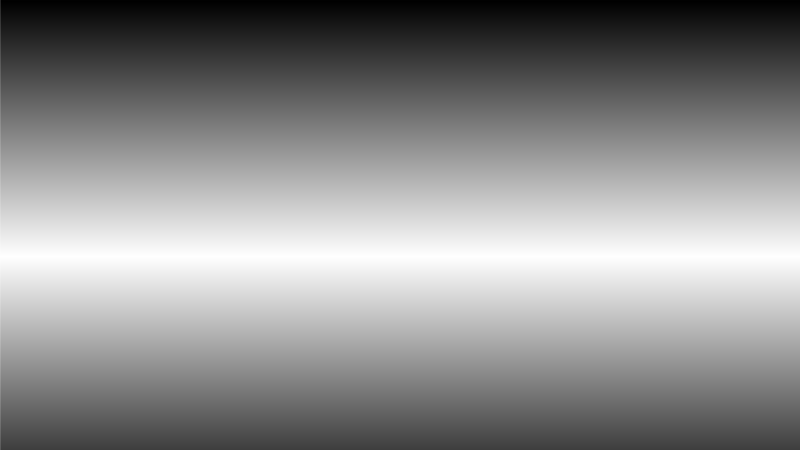
Frame 1 (no input)
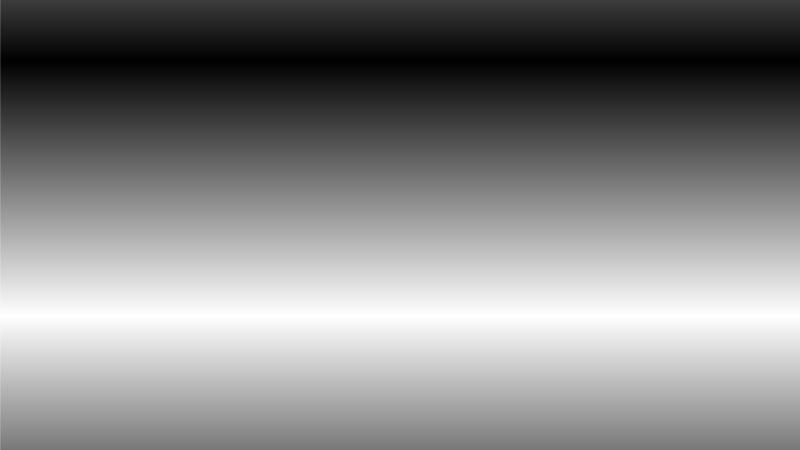
Frame 60 (the mouse pressed at the canvas centre just before this capture)
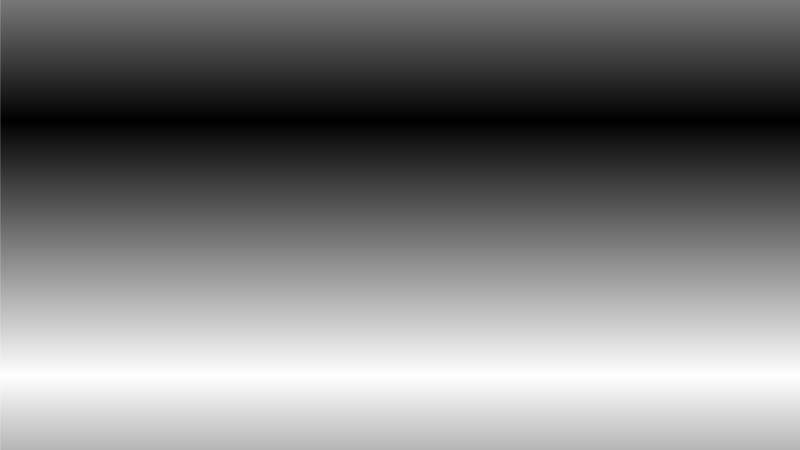
Frame 120 (the mouse held since frame 60 and released just before this capture)

The Processing sketch that drew these frames (run headless with seeded random() and noise(); from frame 60 on, the mouse is pressed at the canvas centre):

// Processing sketch: processing_47127
// ── processing_47127.pde

ScanLine[] scanLines;
ScanLine scanLine;

void setup() {
  scanLines = new ScanLine[1];
  scanLine = new ScanLine(0);
  scanLines[0] = scanLine;
  size (800, 450);
}

void draw() {
  int lineGray;
  scanLines[0].scanLinePosition = scanLines[0].scanLinePosition + 1;
 if (scanLines[0].scanLinePosition > height) scanLines[0].scanLinePosition = 0;
  background(255); 
   
    for (int i = 0 ; i < height; i++) {
        if (   (abs(i-scanLines[0].scanLinePosition)> 255)   ){
       lineGray = 255-(abs(i-scanLines[0].scanLinePosition)  % 255);
      }else{
       lineGray = abs(i-scanLines[0].scanLinePosition); 
      }
       stroke(lineGray);
      line(0,i,width,i);          
    }
   
   
    
  stroke(255);
  
//draw reference scan line  
//scanLines[0].drawLine();

}


class ScanLine{
  
  int scanLinePosition;
  
  ScanLine(int scanLinePosition_){
    scanLinePosition=0;
  }
  
  void drawLine(){
   line(0,scanLinePosition,width,scanLinePosition); 
  }
  
  
}
